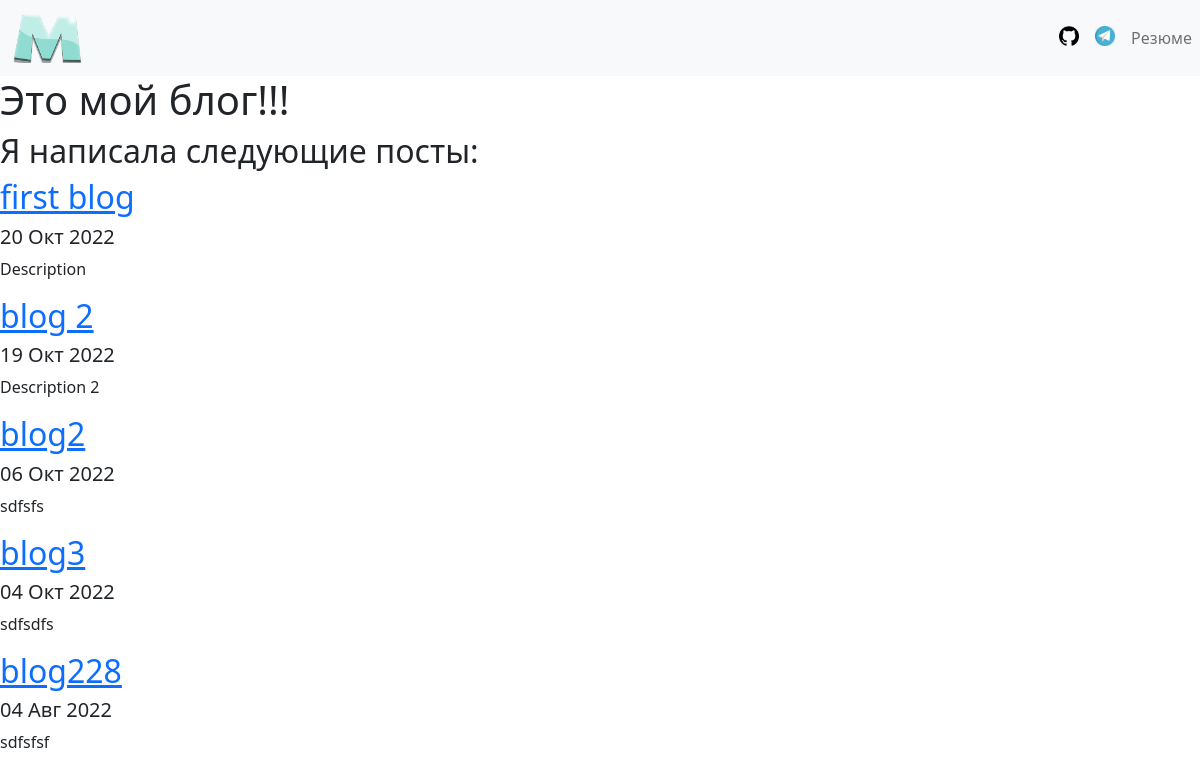
Page /blog/ on the earlier database version.
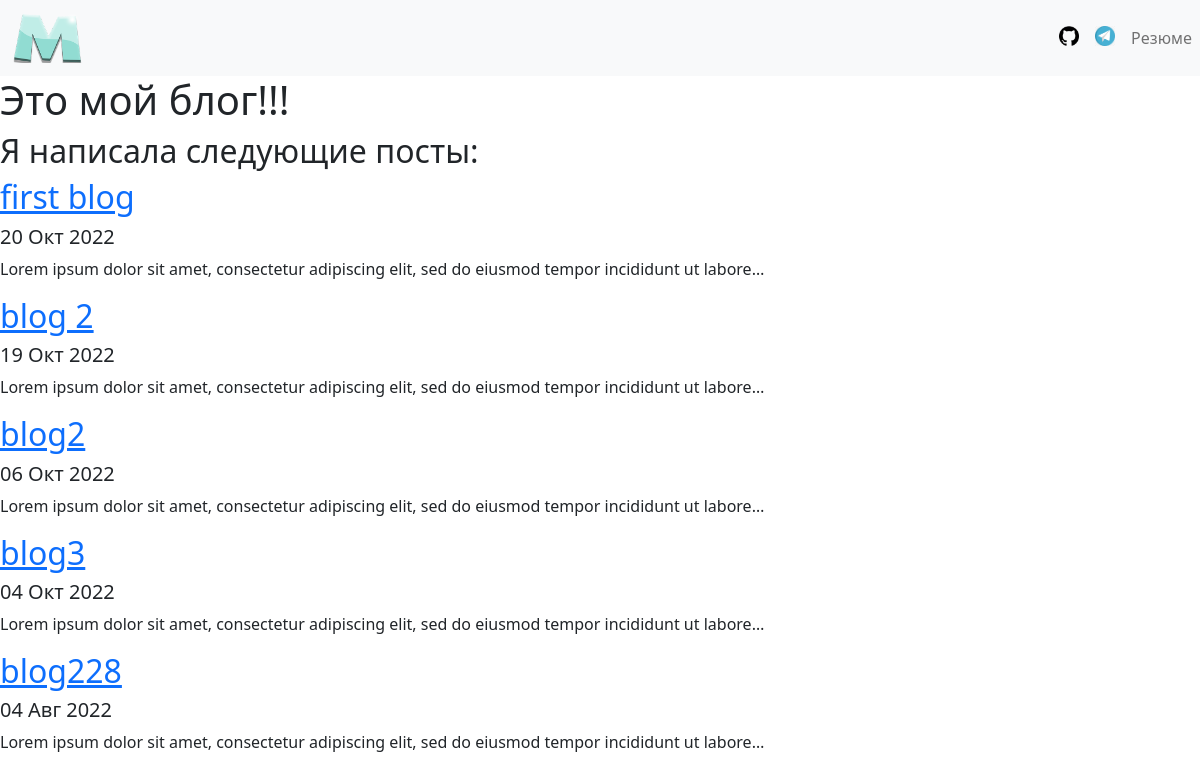
Same page on the later database version.
### blog/models.py (models this page shows, shortened)
class Blog(models.Model):
    title = models.CharField(max_length=200)
    description = models.TextField()
    date = models.DateField()

### blog/views.py (the view)
# urls.py: path('', views.all_blogs, name='all_blogs'),
def all_blogs(request):
    blogs = Blog.objects.order_by('-date')
    return render(request, 'blog/all_blogs.html', {'blogs': blogs})

### blog/templates/blog/all_blogs.html
{% extends 'portfolio/base.html' %}
{% block content %}
   <div>
      <h1>Это мой блог!!!</h1>
      <h2>Я написала следующие посты:</h2>
      {% for item in blogs %}
         <a href="{% url 'blog:detail' item.id %}"><h2>{{ item.title }}</h2></a>
         <h5>{{ item.date|date:'d M Y'}}</h5>
         <p>{{ item.description | truncatechars:100 }}</p>
      {% endfor %}
   </div>
{% endblock %}

Differences in the rows shown:
changed Blog "first blog": description "Description" → "Lorem ipsum dolor sit amet, consectetur adipiscing elit, sed do eiusmod tempor incididunt ut labore…"
changed Blog "blog 2": description "Description 2" → "Lorem ipsum dolor sit amet, consectetur adipiscing elit, sed do eiusmod tempor incididunt ut labore…"
changed Blog "blog2": description "sdfsfs" → "Lorem ipsum dolor sit amet, consectetur adipiscing elit, sed do eiusmod tempor incididunt ut labore…"
changed Blog "blog3": description "sdfsdfs" → "Lorem ipsum dolor sit amet, consectetur adipiscing elit, sed do eiusmod tempor incididunt ut labore…"
changed Blog "blog228": description "sdfsfsf" → "Lorem ipsum dolor sit amet, consectetur adipiscing elit, sed do eiusmod tempor incididunt ut labore…"
